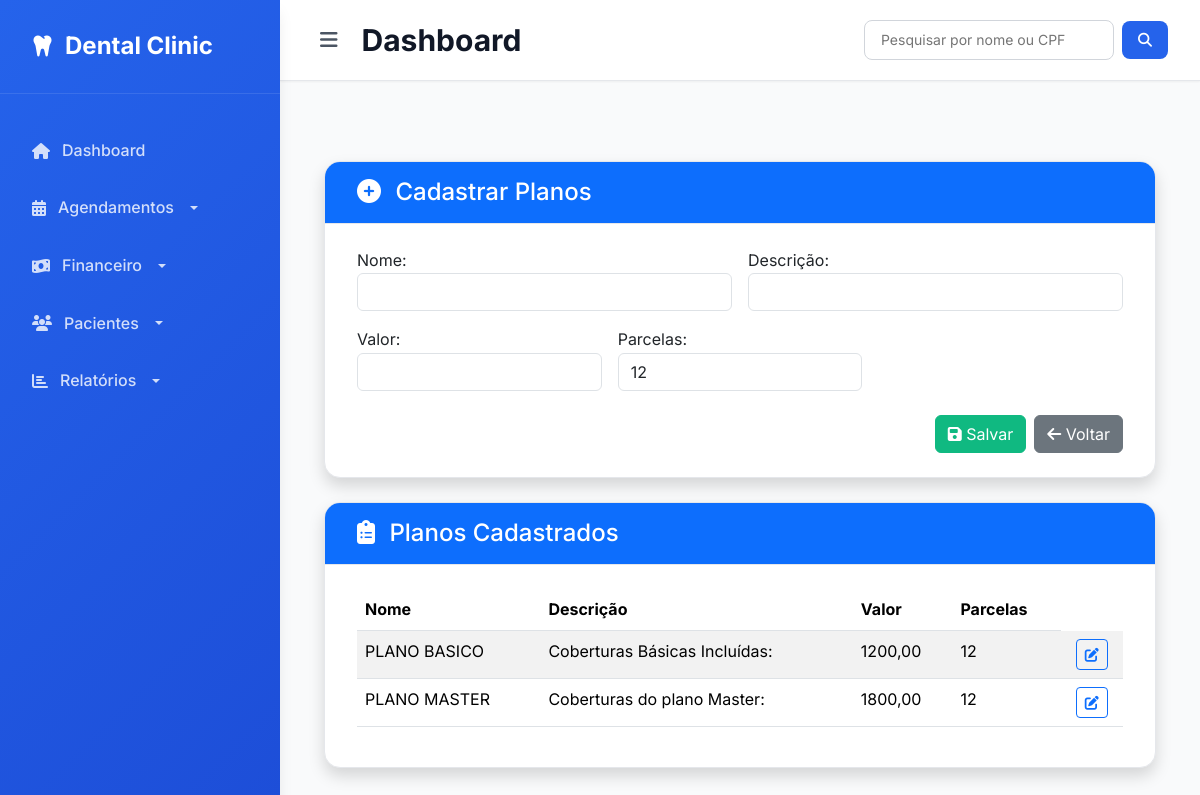
/financeiro/plano/cadastrar/, run on the app's committed database.
### financeiro/models.py (models this page shows, shortened)
class Plano(models.Model):
    nome = models.CharField(max_length=100, verbose_name="NOME")
    descricao = models.TextField(blank=True, verbose_name="DESCRIÇÃO")
    valor = models.DecimalField(max_digits=10, decimal_places=2, verbose_name="VALOR")
    periodo = models.PositiveIntegerField(default=12, verbose_name="PARCELAS")  # em meses

### financeiro/views.py (the view)
# urls.py: path('plano/cadastrar/', views.plano_cadastrar, name='plano_cadastrar'),
def plano_cadastrar(request):
    if request.method == 'POST':
        form = PlanoForm(request.POST)
        if form.is_valid():
            form.save()
            return redirect('financeiro:plano_cadastrar')
    else:
        form = PlanoForm()
    planos = Plano.objects.all()
    return render(request, 'financeiro/plano/plano_cadastrar.html', {'form': form, 'planos': planos})

### financeiro/forms.py
class PlanoForm(forms.ModelForm):
    class Meta:
        model = Plano
        fields = ['nome', 'descricao', 'valor', 'periodo']
        widgets = {
            'nome': forms.TextInput(attrs={'class': 'form-control'}),
            'descricao': forms.TextInput(attrs={'class': 'form-control'}),
            'valor': forms.NumberInput(attrs={'class': 'form-control', 'step': '0.01'}),
            'periodo': forms.TextInput(attrs={'class': 'form-control'}),
        }

### financeiro/templates/financeiro/plano/plano_cadastrar.html (shortened to what this page needs)
{% extends 'core/base.html' %}
{% load static %}
{% block content %}
<div class="container mt-5">
            <div class="card shadow">
                <div class="card-header py-3 bg-primary text-white">
                    <h4 class="mb-0">
                     <i class="fas fa-plus-circle me-2"></i> Cadastrar Planos
                    </h4>
                </div>
                <div class="card-body">
                    <form method="post">
                        <div class="row g-3">
                            <div class="col-md-6">
                                <label for="id_nome">Nome:</label>
                                {{ form.nome }}
                            </div>
                            <div class="col-md-6">
                                <label for="id_descricao">Descrição:</label>
                                {{ form.descricao }}
                            </div>
                            <div class="col-md-4">
                                <label for="id_valor">Valor:</label>
                                {{ form.valor }}
                            </div>
                            <div class="col-md-4">
                                <label for="id_observacao">Parcelas:</label>
                                {{ form.periodo }}
                            </div>
                        </div>
                        <div class="d-flex justify-content-end mt-4">
                            <button type="submit" class="btn btn-success me-2">
                                <i class="fas fa-save"></i> Salvar
                            </button>
                            <a href="{% url 'financeiro:plano_cadastrar' %}" class="btn btn-secondary">
                                <i class="fas fa-arrow-left"></i> Voltar
                            </a>
                        </div>
                    </form>
                </div>
            </div>
            <div class="card mt-4 shadow">
                <div class="card-header py-3 bg-primary text-white">
                    <h4 class="mb-0">
                     <i class="fas fa-clipboard-list me-2"></i> Planos Cadastrados
                    </h4>
                </div>
                <div class="card-body">
                    {% if planos %}
                    <table class="table table-striped">
                        <thead>
                            <tr>
                                <th>Nome</th>
                                <th>Descrição</th>
                                <th>Valor</th>
                                <th>Parcelas</th>
                            </tr>
                        </thead>
                        <tbody>
                            {% for plano in planos %}
                            <tr>
                                <td>{{ plano.nome }}</td>
                                <td>{{ plano.descricao }}</td>
                                <td>{{ plano.valor }}</td>
                                <td>{{ plano.periodo }}</td>
                                <td class="text-center">
                                  <div class="btn-group btn-group-sm" role="group">
                                      <a href="{% url 'financeiro:plano_editar' plano.id %}" class="btn btn-outline-primary" title="Abrir">
                                         <i class="fas fa-edit"></i>
                                      </a>
                                    </div>
                                </td>
                            </tr>
                            {% endfor %}
                        </tbody>
                    </table>
                    {% else %}
                    <p>Nenhum plano cadastrado.</p>
                    {% endif %}
                </div>
            </div>
        </div>
{% endblock %}

### templates/core/base.html (style rules this page uses)
:root { --primary-color: #2563eb; --primary-light: #3b82f6; --primary-dark: #1d4ed8; --success-color: #10b981; --warning-color: #f59e0b; --danger-color: #ef4444; --gray-50: #f9fafb; --gray-100: #f3f4f6; --gray-200: #e5e7eb; --gray-300: #d1d5db; --gray-400: #9ca3af; --gray-500: #6b7280; --gray-600: #4b5563; --gray-700: #374151; --gray-800: #1f2937; --gray-900: #111827; --shadow-sm: 0 1px 2px 0 rgb(0 0 0 / 0.05); --shadow: 0 1px 3px 0 rgb(0 0 0 / 0.1), 0 1px 2px -1px rgb(0 0 0 / 0.1); --shadow-lg: 0 10px 15px -3px rgb(0 0 0 / 0.1), 0 4px 6px -4px rgb(0 0 0 / 0.1); }
* { margin: 0; padding: 0; box-sizing: border-box; }
body { font-family: 'Inter', -apple-system, BlinkMacSystemFont, sans-serif; background-color: var(--gray-50); color: var(--gray-800); line-height: 1.6; }
.card { background: white; border-radius: 1rem; box-shadow: var(--shadow); border: 1px solid var(--gray-200); overflow: hidden; transition: all 0.2s ease; }
.card-header { padding: 1.5rem 2rem; border-bottom: 1px solid var(--gray-200); background: var(--gray-50); font-weight: 600; color: var(--gray-900); }
.card-body { padding: 1.5rem 2rem; }
.btn-success { background: var(--success-color); border-color: var(--success-color); }

### data on the page
Plano: nome "PLANO BASICO", descricao "Coberturas Básicas Incluídas:", valor "1200,00", periodo "12"
Plano: nome "PLANO MASTER", descricao "Coberturas do plano Master:", valor "1800,00", periodo "12"
